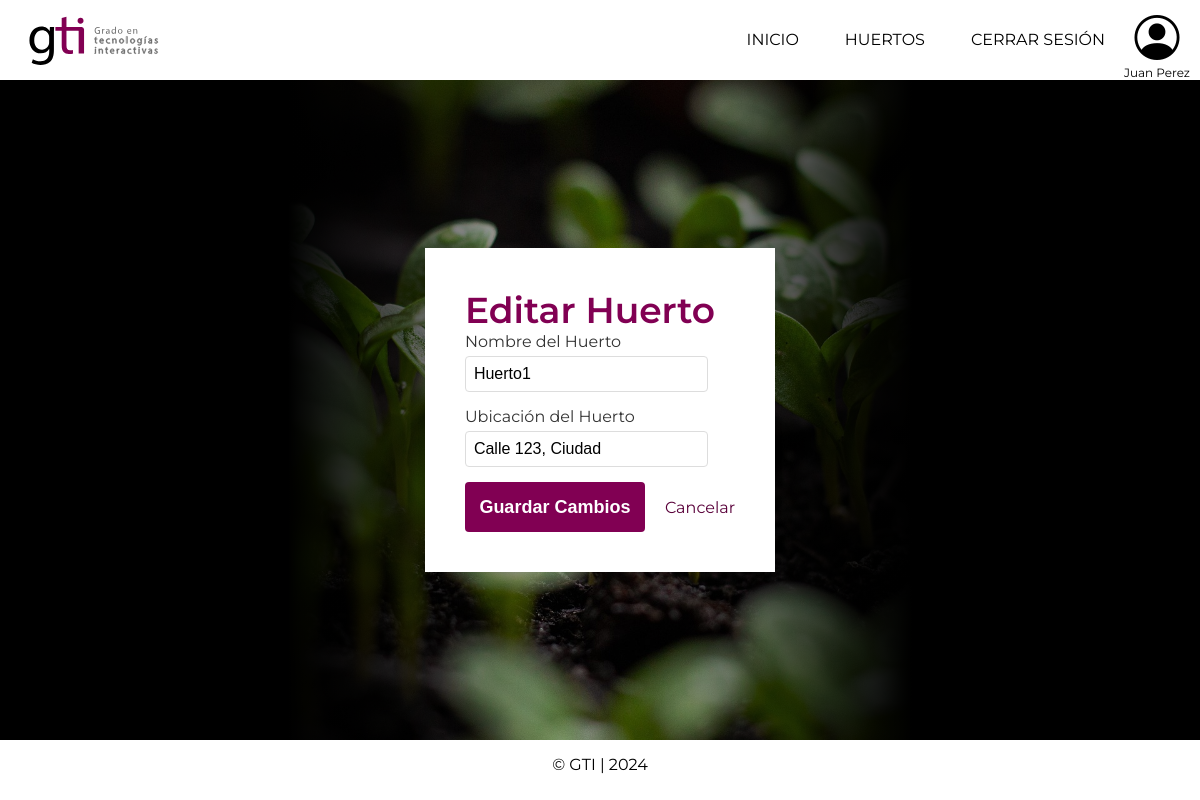
Screenshot of /cliente/editarHuerto.php?huerto_id=1 (signed in) with the database file from the repository.
### tables this page shows
CREATE TABLE `Usuarios` (
  `usuario_id` int NOT NULL,
  `nombre` varchar(100) DEFAULT NULL,
  `email` varchar(100) DEFAULT NULL,
  `usuario` varchar(50) NOT NULL,
  `contrasena` varchar(255) NOT NULL,
  `rol_id` int DEFAULT NULL
);

CREATE TABLE `Huertos` (
  `huerto_id` int NOT NULL,
  `nombre` varchar(100) DEFAULT NULL,
  `ubicacion` varchar(255) DEFAULT NULL
);

### cliente/editarHuerto.php (the view, shortened to what this page needs)
<?php
include('includes/menu-cliente.php');
if ($_SERVER["REQUEST_METHOD"] == "POST" && isset($_POST['guardar_cambios'])) {
    $huerto_id = $_POST['huerto_id'];
    $nuevo_nombre = $_POST['nombre'];
    $nueva_ubicacion = $_POST['ubicacion'];
    $sql_actualizar = "UPDATE Huertos SET nombre = ?, ubicacion = ? WHERE huerto_id = ?";
    if ($stmt = $conn->prepare($sql_actualizar)) {
        $stmt->bind_param("ssi", $nuevo_nombre, $nueva_ubicacion, $huerto_id);
        if ($stmt->execute()) {
            $_SESSION['message'] = "Huerto actualizado correctamente.";
            $_SESSION['msg_type'] = "success";
            header("location: huertos.php");
            exit;
        } else {
            echo "Error: No se pudo ejecutar la actualización.";
        }
        $stmt->close();
    } else {
        echo "Error: No se pudo preparar la consulta.";
    }
} else {
    $huerto_id = $_GET['huerto_id'];
    $sql = "SELECT nombre, ubicacion FROM Huertos WHERE huerto_id = ?";
    if ($stmt = $conn->prepare($sql)) {
        $stmt->bind_param("i", $huerto_id);
        if ($stmt->execute()) {
            $result = $stmt->get_result();
            if ($result->num_rows == 1) {
                $huerto = $result->fetch_assoc();
                $nombre = $huerto['nombre'];
                $ubicacion = $huerto['ubicacion'];
            } else {
                echo "Error: Huerto no encontrado.";
                exit;
            }
        } else {
            echo "Error: No se pudo ejecutar la consulta.";
            exit;
        }
    } else {
        echo "Error: No se pudo preparar la consulta.";
        exit;
    }
}
?>
<div class="screen">
    <div class="container-form">
        <h2>Editar Huerto</h2>
        <form action="<?php echo htmlspecialchars($_SERVER["PHP_SELF"]); ?>" method="POST">
            <div class="form-group">
                <label for="nombre">Nombre del Huerto</label>
                <input type="text" name="nombre" id="nombre" class="form-control" value="<?php echo htmlspecialchars($nombre); ?>" required>
            </div>
            <div class="form-group">
                <label for="ubicacion">Ubicación del Huerto</label>
                <input type="text" name="ubicacion" id="ubicacion" class="form-control" value="<?php echo htmlspecialchars($ubicacion); ?>" required>
            </div>
            <div class="register-action-group">
                <button type="submit" class="btn btn-wine" name="guardar_cambios">Guardar Cambios</button>
                <a href="huertos.php" class="button-link">Cancelar</a>
            </div>
        </form>
    </div>
</div>
<?php include('includes/footer-cliente.php'); ?>

### cliente/includes/menu-cliente.php (shortened to what this page needs)
<?php
require_once "../config/constants.php";
$usuario_id = $_SESSION["usuario_id"];
$sql = "SELECT * FROM Usuarios WHERE usuario_id = ?";
if ($stmt = $conn->prepare($sql)) {
    $stmt->bind_param("i", $usuario_id);
    if ($stmt->execute()) {
        $result = $stmt->get_result();
        if ($result->num_rows == 1) {
            $usuario = $result->fetch_assoc();
        } else {
            echo "Error: No se encontró al usuario.";
            exit;
        }
    } else {
        echo "Error: No se pudo ejecutar la consulta.";
        exit;
    }
} else {
    echo "Error: No se pudo preparar la consulta.";
    exit;
}
?>
<!DOCTYPE html>
<html lang="es">
<head>
    <link rel="stylesheet" href="https://cdn.jsdelivr.net/npm/bootstrap-icons@1.11.3/font/bootstrap-icons.min.css">
    <link rel="stylesheet" href="../css/global.css">
    <link rel="stylesheet" href="css/menufootercliente.css">
    <link rel="stylesheet" href="../css/forms.css">
    <link rel="stylesheet" href="../css/landing.css">
    <link rel="stylesheet" href="css/perfil.css">
    <link rel="stylesheet" href="css/huertos.css">
    <link rel="stylesheet" href="css/instalaciones.css">
</head>
<body>
    <header class="menu-cliente">
    <div class="header__container">
        <a href="index.php" class="header__logo">
            <img src="../img/logoGTI.svg" alt="Site Logo" class="header__logo-image" />
        </a>
        <nav class="header__nav">
            <ul class="header__nav-list">
                <li class="header__nav-item"><a href="index.php">Inicio</a></li>
                <li class="header__nav-item"><a href="huertos.php">Huertos</a></li>
                <li class="header__nav-item"><a href="logout.php">Cerrar Sesión</a></li>
            </ul>
            <div class="profile">
                <a href="perfil.php">
                <i class="bi bi-person-circle"></i>
                <span><?php echo htmlspecialchars($usuario["nombre"]); ?></span>
                </a>
            </div>
        </nav>
    </div>
</header>

### css/global.css (style rules this page uses)
* { margin: 0; padding: 0; font-weight: 400; }
:root { --black:#000000 ; --wine: #810053; --wine2: #59003a; --green: #61be23; --dark-green: #618B25; --blue: #43748F; --gray: #82846d; --dark-gray: #636454; --light-gris: #f1f2f6; --white: #ffffff; }
body { margin: 0; padding: 0; font-family: "Montserrat", sans-serif; justify-content: center; align-items: center; background-image: url('../img/panel.jpg'); background-size: cover; background-repeat: no-repeat; background-position: center; z-index: -1; }
h1,h2,h3 { font-weight: 600; }
h2 { font-size: 36px; color: var(--wine); }
.btn { width: 180px; height: 50px; font-size: 18px; font-weight: bold; text-decoration: none; border-radius: 4px; transition: background-color 0.3s ease; border: none; }
.btn-wine { color: var(--white); background-color: var(--wine); }

### cliente/css/menufootercliente.css (style rules this page uses)
.menu-cliente { display: flex; justify-content: space-between; align-items: center; height: 80px; background-color: #fff; }
.header__container { display: flex; align-items: center; justify-content: space-between; width: 100%; }
.header__logo { position: absolute; top: 0; left: 0; }
.header__logo-image { position: relative; height: 80px; }
.header__nav-list { position: absolute; right: 80px; top: 0; display: flex; flex-direction: row; justify-content: center; align-items: center; list-style: none; background-color: var(--white); z-index: 999; gap: 1rem; }
.header__nav-item { text-align: center; margin-top: 20px; }
.header__nav-item a { display: block; padding: 10px 15px; color: var(--black); text-transform: uppercase; text-decoration: none; }
.bi-person-circle { font-size: 45px; color: #000000; margin: 10px; }
.profile { font-size: 45px; margin: 10px; position: absolute; top: 0; right: 0; background-color: #fff; text-align: center; list-style: none; }
.profile a { text-decoration: none; }
.profile span { display: block; font-size: 12px; color: #000000; }

### css/forms.css (style rules this page uses)
.screen { height: calc(100vh - 140px); display: flex; justify-content: center; align-items: center; background-image: url('../img/panel.jpg'); background-size: cover; background-repeat: no-repeat; background-position: center; background: rgb(0,0,0); background: linear-gradient(90deg, rgba(0,0,0,1) 24%, rgba(248,248,248,0) 50%, rgba(0,0,0,1) 76%); }
.container-form { height: fit-content; max-width: 500px; min-width: 200px; background-color: var(--white); padding: 40px; box-shadow: 0 4px 8px rgba(0, 0, 0, 0.1); }
.register-action-group { display: flex; align-items: center; text-align: center; }
.register-action-group a { display: block; margin-left: 20px; }
.form-group { margin-bottom: 20px; width: 90%; }
.form-group label { display: block; margin-bottom: 10px; color: #333; }
input[type="text"], input[type="email"], input[type="password"] { position: relative; width: 100%; padding: 10px; font-size: 16px; border-radius: 4px; }
.button-link { color: var(--wine2); text-decoration: none; }

### cliente/css/perfil.css (style rules this page uses)
.form-group { margin-bottom: 15px; text-align: left; }
.form-group label { display: block; margin-bottom: 5px; }
.form-group input { width: 100%; padding: 8px; box-sizing: border-box; border: 1px solid #ddd; border-radius: 4px; }

### cliente/css/instalaciones.css (style rules this page uses)
.register-action-group { display: flex; justify-content: space-between; align-items: center; text-align: center; }
.register-action-group a { display: block; }

### rows the page displays
usuarios: nombre "Juan Perez"
huertos: nombre "Huerto1", ubicacion "Calle 123, Ciudad"
